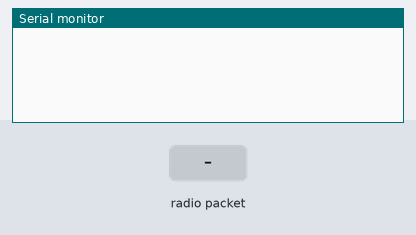
A sketch run on a simulated Arduino Uno, built with avr-gcc and run on an emulated ATmega328P. Parts: the last lines printed to the serial monitor. Inputs (shaded band) come from the test bench. No radio packets arrive unless stated.

Above: at 1.2 s.
1.3 s: radio packet "1" arrives
At 1.9 s:
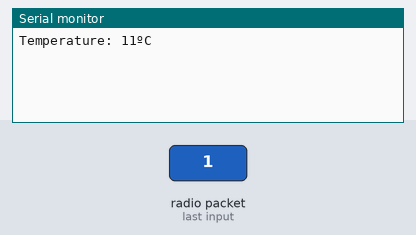
2.8 s: radio packet "0" arrives
At 4.0 s:
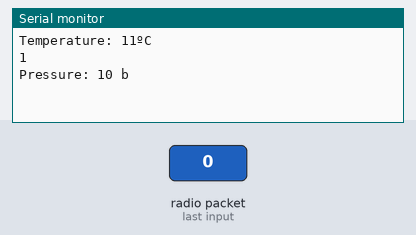
4.3 s: radio packet "2" arrives
At 5.3 s:
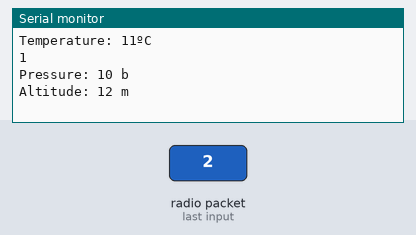

Measured:
- after the input at 1.3 s, the serial monitor: prints a new line at once (image 1)
- after the input at 2.8 s, the serial monitor: prints a new line at once (image 2)
- after the input at 4.3 s, the serial monitor: prints a new line at once (image 3)

The sketch:

inprogress.ino
```cpp
/* Programa para recepção de Mensagem
  Blog Eletrogate https://blog.eletrogate.com/guia-basico-dos-modulos-tx-rx-rf-433mhz
  Arduino UNO - IDE 1.8.5 - Modulo RX RF 433 MHz
  Gustavo Murta   6/setembro/2018
  Baseado em https://github.com/adafruit/RadioHead/tree/master/examples/ask
*/

#include <RHReliableDatagram.h>                      // biblioteca Radiohead reliableDatagram
#include <RH_ASK.h>                                  // biblioteca Radiohead ASK
#include <SPI.h>                                     // biblioteca SPI

#define TX_ADDRESS 1                                 // endereço do transmissor
#define RX_ADDRESS 2                                 // endereço do receptor

uint8_t count = 0;                                   // contador
uint8_t buf[RH_ASK_MAX_MESSAGE_LEN];                 // buffer da mensagem
uint8_t tamanho;                                     // tamanho da mensagem
uint8_t from;
// endereço de quem transmite
int total = 0;
RH_ASK driver;                                       // instância RH ASK
RHReliableDatagram gerente(driver, RX_ADDRESS);      // configurando o gerenciador

void setup()
{
  Serial.begin(9600);                                // inicializa console serial 9600 bps
  if (!gerente.init())                               // se a inicialização do gerenciador falhar
    Serial.println("Falha na inicializacao");        // print na console serial
}

void loop()
{
  if (gerente.available())
    Serial.println(total);// se gerenciador estiver ativo
  {
    tamanho = sizeof(buf);                           // determina o tamanho do buffer
    if (gerente.recvfromAck(buf, &tamanho, &from))   // se o gerenciador receber mensagem
    {
      if (total%3==0){
        Serial.print("Temperature: ");               // print na console serial
      Serial.print(from, HEX);                       // print do endereço do transmissor em Hexadecimal                            // print na console serial
      Serial.print((char*)buf);
      Serial.println("ºC ");// print da mensagem recebida
      }
      else if (total%2==1){
       Serial.print("Pressure: ");               // print na console serial
      Serial.print(from, HEX);                       // print do endereço do transmissor em Hexadecimal                            // print na console serial
      Serial.print((char*)buf);
      Serial.println(" b ");
      }
      else if (total%3==2){
      Serial.print("Altitude: ");               // print na console serial
      Serial.print(from, HEX);                       // print do endereço do transmissor em Hexadecimal                            // print na console serial
      Serial.print((char*)buf);
      Serial.println(" m ");
      }
      total++;
    }
  }
}
```
